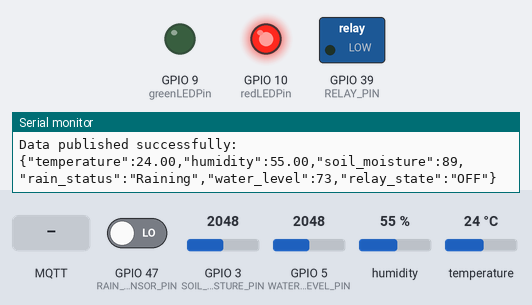
This sketch was run on a simulated ESP32-S3. Shown: switched loads named in the sketch (green lamp = pin HIGH), output pins drawn as LEDs (lit = HIGH), the last lines printed to the serial monitor. Inputs (shaded band) come from the test bench; at power-on: GPIO 3 (SOIL_MOISTURE_PIN) = 2048, GPIO 5 (WATER_LEVEL_PIN) = 2048, GPIO 47 (RAIN_SENSOR_PIN) LOW, humidity 55 %, temperature 24 °C. WiFi joins after 1.5 s; servers stay silent unless stated; no MQTT or app messages arrive unless stated.

Above: at 2.7 s.
2.8 s: MQTT message "ON" arrives on the first subscribed topic
At 7.2 s:
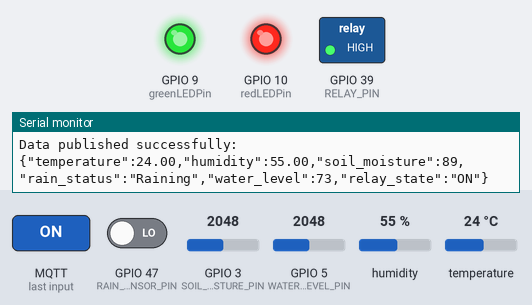
8.1 s: MQTT message "OFF" arrives on the first subscribed topic
At 12.2 s:
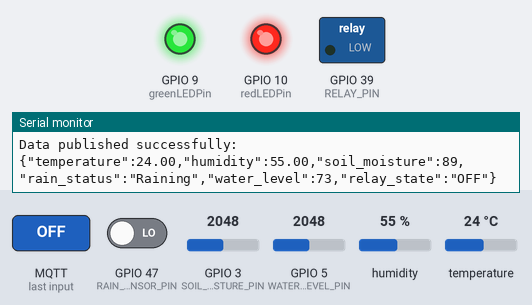
Timing chart, 0 to 13.7 s (numbered marks = the images above; inputs shaded):
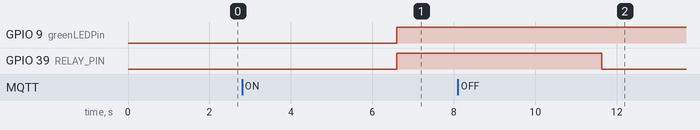

The sketch:

Ass2_agriculture.ino
```cpp
#include <PubSubClient.h>
#include <WiFi.h>
#include "DHT.h"

// Sensor definitions
#define DHTTYPE DHT11
#define DHTPIN 21
#define SOIL_MOISTURE_PIN A2
#define RAIN_SENSOR_PIN 47
#define WATER_LEVEL_PIN A4
#define RELAY_PIN 39

const int redLEDPin   = 10;
const int greenLEDPin = 9;

// ------------------ Soil Moisture Settings -------------------
const int MinMoistureValue = 4095;
const int MaxMoistureValue = 1800;
const int MinMoisture      = 0;
const int MaxMoisture      = 100;
int Moisture               = 0;

// ------------------ Water Level Settings ---------------------
const int MinDepthValue = 0;
const int MaxDepthValue = 2800;
const int MinDepth      = 0;
const int MaxDepth      = 100;
int depth               = 0;

// WiFi and MQTT settings
const char* WIFI_SSID = "Zzzz";         // Your WiFi SSID
const char* WIFI_PASSWORD = "xgep8600"; // Your WiFi password
const char* MQTT_SERVER = "35.239.22.140";
const char* MQTT_TOPIC_SENSORS = "agriculture/sensors"; // MQTT topic for publishing sensor data
const char* MQTT_TOPIC_COMMANDS = "agriculture/commands"; // MQTT topic for receiving commands
const int MQTT_PORT = 1883;

// Initialize DHT sensor
DHT dht(DHTPIN, DHTTYPE);

// Initialize WiFi and MQTT clients
WiFiClient espClient;
PubSubClient client(espClient);

// Relay state
bool relayState = false;  // OFF by default

void setup_wifi() {
  delay(10);
  Serial.println();
  Serial.print("Connecting to ");
  Serial.println(WIFI_SSID);
  WiFi.mode(WIFI_STA);
  WiFi.begin(WIFI_SSID, WIFI_PASSWORD);
  while (WiFi.status() != WL_CONNECTED) {
    delay(500);
    Serial.print(".");
  }
  Serial.println("");
  Serial.println("WiFi connected");
  Serial.print("IP address: ");
  Serial.println(WiFi.localIP());
}

void setup() {
  Serial.begin(115200);  // Start serial communication
  dht.begin();           // Initialize DHT sensor
  pinMode(SOIL_MOISTURE_PIN, INPUT);  // Soil moisture sensor pin
  pinMode(RAIN_SENSOR_PIN, INPUT);    // Rain sensor pin
  pinMode(WATER_LEVEL_PIN, INPUT);    // Water level sensor pin
  pinMode(RELAY_PIN, OUTPUT);         // Relay control pin
  pinMode(redLEDPin, OUTPUT);
  pinMode(greenLEDPin, OUTPUT);

  digitalWrite(redLEDPin, HIGH);
  digitalWrite(greenLEDPin, LOW);
  digitalWrite(RELAY_PIN, LOW);       // Ensure relay is OFF at startup
  setup_wifi();          // Connect to WiFi network
  client.setServer(MQTT_SERVER, MQTT_PORT);  // Set up MQTT server
  client.setCallback(callback);  // Set MQTT message callback
}

void loop() {
  if (!client.connected()) {
    reconnect();  // Attempt to reconnect if not connected to MQTT server
  }
  client.loop();  // Maintain MQTT connection

  // Read sensor data
  float temperature = dht.readTemperature();
  float humidity = dht.readHumidity();
  int soilMoistureRaw = analogRead(SOIL_MOISTURE_PIN);
  int rainSensorStatus = digitalRead(RAIN_SENSOR_PIN);
  int waterLevelRaw = analogRead(WATER_LEVEL_PIN);

  // Map raw values to percentages
  int soilMoisture = map(soilMoistureRaw, MinMoistureValue, MaxMoistureValue, MinMoisture, MaxMoisture);
  soilMoisture = constrain(soilMoisture, MinMoisture, MaxMoisture);

  int waterLevel = map(waterLevelRaw, MinDepthValue, MaxDepthValue, MinDepth, MaxDepth);
  waterLevel = constrain(waterLevel, MinDepth, MaxDepth);

  // Prepare JSON payload for MQTT publishing
  String payload = "{";
  payload += "\"temperature\":" + String(temperature, 2) + ",";
  payload += "\"humidity\":" + String(humidity, 2) + ",";
  payload += "\"soil_moisture\":" + String(soilMoisture) + ",";
  payload += "\"rain_status\":\"" + String(rainSensorStatus == HIGH ? "No Rain" : "Raining") + "\",";
  payload += "\"water_level\":" + String(waterLevel) + ",";
  payload += "\"relay_state\":\"" + String(relayState ? "ON" : "OFF") + "\"";
  payload += "}";

  // Publish JSON payload to MQTT topic
  if (client.publish(MQTT_TOPIC_SENSORS, payload.c_str())) {
    Serial.println("Data published successfully:");
    Serial.println(payload);
  } else {
    Serial.println("Failed to publish data to MQTT broker.");
  }

  delay(5000);  // Delay before reading again (5 seconds)
}

void callback(char* topic, byte* payload, unsigned int length) {
  payload[length] = '\0';  // Null-terminate the payload
  String message = String((char*)payload);
  Serial.print("Received message on topic ");
  Serial.print(topic);
  Serial.print(": ");
  Serial.println(message);

  // Process commands for relay control
  if (String(topic) == MQTT_TOPIC_COMMANDS) {
    if (message == "ON") {
      digitalWrite(RELAY_PIN, HIGH);  // Turn relay ON
      digitalWrite(greenLEDPin, HIGH);
      relayState = true;
      Serial.println("Relay turned ON");
    } else if (message == "OFF") {
      digitalWrite(RELAY_PIN, LOW);  // Turn relay OFF
      digitalWrite(redLEDPin, HIGH);
      relayState = false;
      Serial.println("Relay turned OFF");
    } else {
      Serial.println("Unknown command received.");
    }
  }
}

void reconnect() {
  while (!client.connected()) {
    Serial.println("Attempting MQTT connection...");
    if (client.connect("ESP32Client")) {
      Serial.println("Connected to MQTT server");
      // Subscribe to the commands topic
      client.subscribe(MQTT_TOPIC_COMMANDS);
    } else {
      Serial.print("Failed, rc=");
      Serial.print(client.state());
      Serial.println(" Retrying in 5 seconds...");
      delay(5000);
    }
  }
}
```

Measured:
- after the input at 2.8 s, GPIO 9 (greenLEDPin), GPIO 39 (RELAY_PIN): LOW → HIGH after 3.8 s
- after the input at 8.1 s, GPIO 39 (RELAY_PIN): HIGH → LOW after 3.5 s
